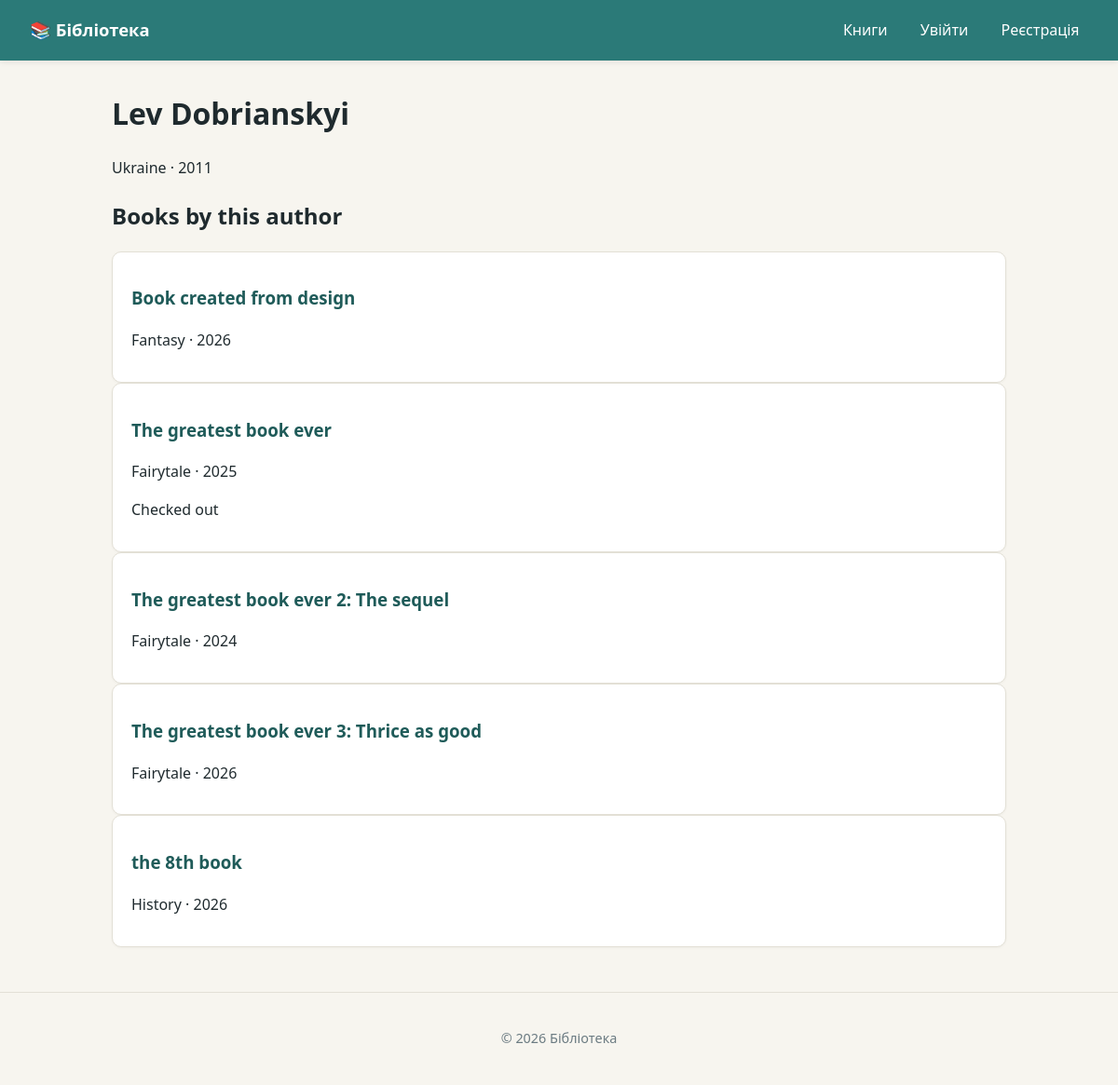
Page /authors/5/ on the committed database.
### library/models.py (models this page shows, shortened)
class Author(models.Model):
    full_name = models.CharField("Full name", max_length=150, default="")
    country = models.CharField("Country", max_length=80, default="")
    birth_year = models.IntegerField("Birth year", null=True, blank=True)
    class Meta:
        verbose_name = "Author"
        verbose_name_plural = "Authors"
        ordering = ["full_name"]

class Book(models.Model):
    title = models.CharField("Title", max_length=150, default="")
    author = models.ForeignKey(Author, on_delete=models.CASCADE, related_name="books", verbose_name="Author", null=True)
    genre = models.ForeignKey(Genre, on_delete=models.CASCADE, related_name="books", verbose_name="Genre", null=True)
    year = models.IntegerField("Year", null=True)
    pages = models.IntegerField("Pages", null=True)
    description = models.TextField("Description", blank=True)
    is_available = models.BooleanField("Available", default=True)
    created_at = models.DateTimeField("Created", auto_now_add=True)
    class Meta:
        verbose_name = "Book"
        verbose_name_plural = "Books"
        ordering = ["title"]

class Genre(models.Model):
    name = models.CharField("Name", max_length=100)
    class Meta:
        verbose_name = "Genre"
        verbose_name_plural = "Genres"
        ordering = ["name"]

### library/views.py (the view)
# urls.py: path("authors/<int:pk>/", views.author_detail, name="author_detail"),
def author_detail(request, pk):
    author = get_object_or_404(Author, pk=pk)
    books = author.books.select_related("genre")
    return render(
        request,
        "library/author_detail.html",
        {"author": author, "books": books},
    )

### library/templates/library/author_detail.html (shortened to what this page needs)
{% extends "base.html" %}
{% block content %}
  <h1>{{ author.full_name }}</h1>
  <p>{{ author.country }}{% if author.birth_year %} · {{ author.birth_year }}{% endif %}</p>
  <h2>Books by this author</h2>
  {% for book in books %}
    <article class="book-card">
      <h3><a href="{% url 'library:book_detail' book.pk %}">{{ book.title }}</a></h3>
      <p>{{ book.genre.name }} · {{ book.year }}</p>
      {% if not book.is_available %}<p class="badge">Checked out</p>{% endif %}
    </article>
  {% empty %}
    <p class="empty">No books by this author yet.</p>
  {% endfor %}
{% endblock %}

### static/css/style.css (style rules this page uses)
:root { --bg: #f7f5ef; --fg: #1f2a2e; --muted: #6b7b82; --accent: #2b7a78; --accent-dark: #1f5b59; --danger: #b23b3b; --card: #ffffff; --border: #e3e0d6; --radius: 10px; }
* { box-sizing: border-box; }
body { margin: 0; font-family: system-ui, -apple-system, "Segoe UI", Roboto, sans-serif; background: var(--bg); color: var(--fg); line-height: 1.55; }
a { color: var(--accent-dark); text-decoration: none; }
.book-card { background: var(--card); border: 1px solid var(--border); border-radius: var(--radius); padding: 1rem 1.25rem; box-shadow: 0 1px 3px rgba(0,0,0,0.04); transition: transform 0.12s ease, box-shadow 0.12s ease; }

### rows in the picture
Author: full_name "Lev Dobrianskyi", country "Ukraine", birth_year "2011"
Book: title "Book created from design", genre.name "Fantasy", year "2026"
Book: title "The greatest book ever", genre.name "Fairytale", year "2025", is_available "Checked out"
Book: title "The greatest book ever 2: The sequel", genre.name "Fairytale", year "2024"
Book: title "The greatest book ever 3: Thrice as good", genre.name "Fairytale", year "2026"
Book: title "the 8th book", genre.name "History", year "2026"
